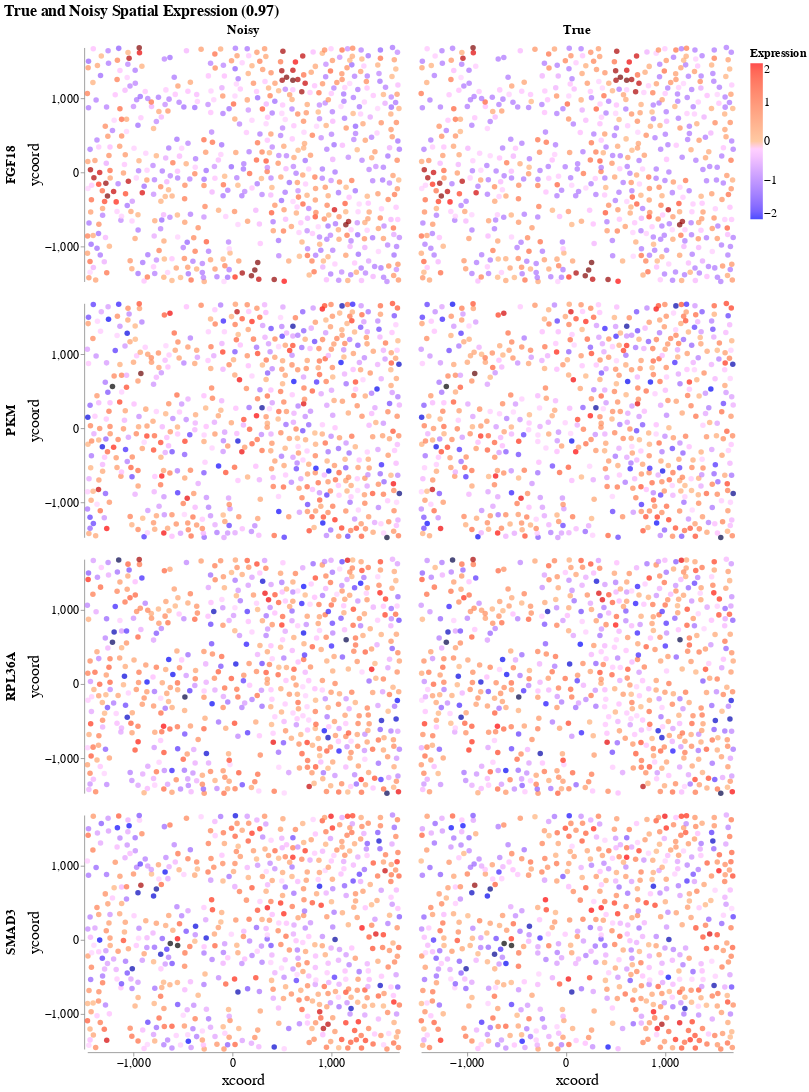

Write notebook code for a chart like this one.
### Markdown cell above
## Noise

As often the markers are not exact, we also attempt reconstruction where there is some noise added to the markers

### Code cell
eps = 0.1
df_dge_noise = df_dge + eps * np.random.normal(loc=0, scale=1, size=(ncells, ngenes))
df_sp_noise = pd.concat((df_dge_noise[gois], df_locs), 1)
df_sp_noise['true_pred'] = 'Noisy'

# showing high correlation and looks the same but not exact
gene_corrs = comp_corr(df_dge, df_dge_noise)
plot_df_sp(pd.concat((df_sp_true, df_sp_noise), 0), tit='True and Noisy Spatial Expression (%.02f)' % (get_corrs_median(gene_corrs)))

### Figure 1 — Vega-Lite specification as saved in the notebook (floating-point values rounded to 4 significant figures; data arrays with more than 128 entries replaced by an {"elided": "..."} marker saying what was removed)
{"config": {"view": {"continuousWidth": 400, "continuousHeight": 300, "strokeOpacity": 0}, "axis": {"labelFontSize": 15, "titleFontSize": 20, "titleFontWeight": "normal"}, "legend": {"labelFontSize": 15, "titleFontSize": 15}, "title": {"fontSize": 20}}, "data": {"name": "data-d0a82c5c07d730526363480bd71e6ab7"}, "mark": {"type": "circle", "size": 50}, "encoding": {"color": {"type": "quantitative", "field": "Expression", "scale": {"domain": [-2, 0, 2], "range": ["blue", "white", "red"]}}, "column": {"type": "nominal", "field": "true_pred", "header": {"labelFontSize": 17, "labelFontWeight": "bold"}, "title": null}, "row": {"type": "nominal", "field": "goi", "header": {"labelFontSize": 17, "labelFontWeight": "bold"}, "sort": null, "title": null}, "x": {"type": "quantitative", "axis": {"grid": false, "values": [-1000, 0, 1000]}, "field": "xcoord", "scale": {"nice": false}}, "y": {"type": "quantitative", "axis": {"grid": false, "values": [-1000, 0, 1000]}, "field": "ycoord", "scale": {"nice": false}}}, "title": "True and Noisy Spatial Expression (0.97)", "transform": [{"fold": ["PKM", "RPL36A", "FGF18", "SMAD3"], "as": ["goi", "Expression"]}], "$schema": "https://vega.github.io/schema/vega-lite/v4.8.1.json", "datasets": {"data-d0a82c5c07d730526363480bd71e6ab7": {"elided": "1290 records"}}}
